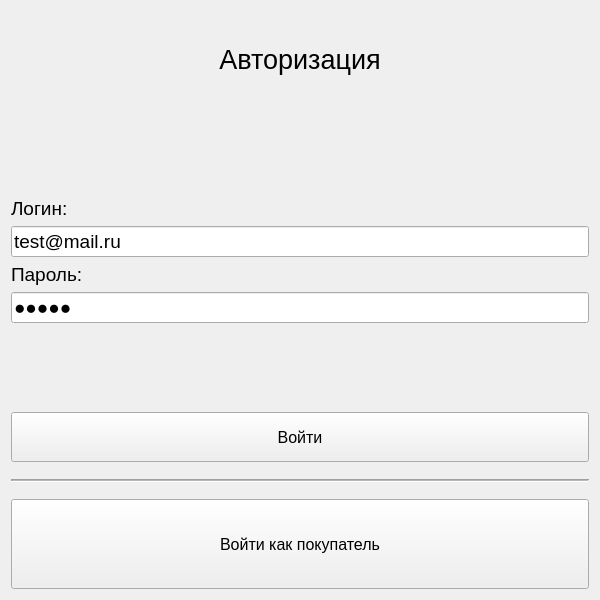
<?xml version="1.0" encoding="UTF-8"?>
<ui version="4.0">
 <class>AuthForm</class>
 <widget class="QWidget" name="AuthForm">
  <property name="geometry">
   <rect>
    <x>0</x>
    <y>0</y>
    <width>600</width>
    <height>600</height>
   </rect>
  </property>
  <property name="windowTitle">
   <string>Авторизация</string>
  </property>
  <layout class="QGridLayout" name="gridLayout_2">
   <item row="0" column="0">
    <layout class="QVBoxLayout" name="verticalLayout" stretch="1,3,3,3,3">
     <item>
      <widget class="QLabel" name="label">
       <property name="font">
        <font>
         <pointsize>20</pointsize>
        </font>
       </property>
       <property name="text">
        <string>Авторизация</string>
       </property>
       <property name="alignment">
        <set>Qt::AlignCenter</set>
       </property>
      </widget>
     </item>
     <item>
      <layout class="QFormLayout" name="formLayout">
       <property name="sizeConstraint">
        <enum>QLayout::SetDefaultConstraint</enum>
       </property>
       <property name="fieldGrowthPolicy">
        <enum>QFormLayout::AllNonFixedFieldsGrow</enum>
       </property>
       <property name="rowWrapPolicy">
        <enum>QFormLayout::WrapAllRows</enum>
       </property>
       <property name="formAlignment">
        <set>Qt::AlignLeading|Qt::AlignLeft|Qt::AlignVCenter</set>
       </property>
       <item row="0" column="0">
        <widget class="QLabel" name="login_Label">
         <property name="font">
          <font>
           <pointsize>14</pointsize>
          </font>
         </property>
         <property name="text">
          <string>Логин:</string>
         </property>
        </widget>
       </item>
       <item row="0" column="1">
        <widget class="QLineEdit" name="login_LineEdit">
         <property name="font">
          <font>
           <pointsize>14</pointsize>
          </font>
         </property>
         <property name="text">
          <string>test@mail.ru</string>
         </property>
        </widget>
       </item>
       <item row="1" column="0">
        <widget class="QLabel" name="pass_Label">
         <property name="font">
          <font>
           <pointsize>14</pointsize>
          </font>
         </property>
         <property name="text">
          <string>Пароль:</string>
         </property>
        </widget>
       </item>
       <item row="1" column="1">
        <widget class="QLineEdit" name="pass_LineEdit">
         <property name="font">
          <font>
           <pointsize>14</pointsize>
          </font>
         </property>
         <property name="text">
          <string>test1</string>
         </property>
         <property name="echoMode">
          <enum>QLineEdit::Password</enum>
         </property>
        </widget>
       </item>
      </layout>
     </item>
     <item>
      <widget class="QPushButton" name="auth_pushButton">
       <property name="sizePolicy">
        <sizepolicy hsizetype="Minimum" vsizetype="Fixed">
         <horstretch>0</horstretch>
         <verstretch>0</verstretch>
        </sizepolicy>
       </property>
       <property name="minimumSize">
        <size>
         <width>0</width>
         <height>50</height>
        </size>
       </property>
       <property name="font">
        <font>
         <pointsize>12</pointsize>
        </font>
       </property>
       <property name="text">
        <string>Войти</string>
       </property>
      </widget>
     </item>
     <item>
      <widget class="Line" name="line">
       <property name="minimumSize">
        <size>
         <width>0</width>
         <height>25</height>
        </size>
       </property>
       <property name="lineWidth">
        <number>1</number>
       </property>
       <property name="midLineWidth">
        <number>1</number>
       </property>
       <property name="orientation">
        <enum>Qt::Horizontal</enum>
       </property>
      </widget>
     </item>
     <item>
      <widget class="QPushButton" name="authBuyer_pushButton">
       <property name="minimumSize">
        <size>
         <width>0</width>
         <height>90</height>
        </size>
       </property>
       <property name="font">
        <font>
         <pointsize>12</pointsize>
        </font>
       </property>
       <property name="text">
        <string>Войти как покупатель</string>
       </property>
      </widget>
     </item>
    </layout>
   </item>
  </layout>
 </widget>
 <resources/>
 <connections/>
</ui>
